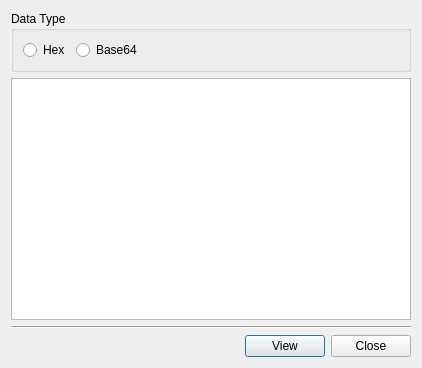
<?xml version="1.0" encoding="UTF-8"?>
<ui version="4.0">
 <class>InsertDataDlg</class>
 <widget class="QDialog" name="InsertDataDlg">
  <property name="geometry">
   <rect>
    <x>0</x>
    <y>0</y>
    <width>418</width>
    <height>368</height>
   </rect>
  </property>
  <property name="windowTitle">
   <string>Insert data</string>
  </property>
  <layout class="QGridLayout" name="gridLayout">
   <item row="3" column="0">
    <layout class="QGridLayout" name="gridLayout_2">
     <property name="topMargin">
      <number>0</number>
     </property>
     <item row="0" column="1">
      <widget class="QPushButton" name="mViewBtn">
       <property name="text">
        <string>View</string>
       </property>
      </widget>
     </item>
     <item row="0" column="2">
      <widget class="QPushButton" name="mCloseBtn">
       <property name="text">
        <string>Close</string>
       </property>
      </widget>
     </item>
     <item row="0" column="0">
      <spacer name="horizontalSpacer_2">
       <property name="orientation">
        <enum>Qt::Horizontal</enum>
       </property>
       <property name="sizeHint" stdset="0">
        <size>
         <width>40</width>
         <height>20</height>
        </size>
       </property>
      </spacer>
     </item>
    </layout>
   </item>
   <item row="0" column="0">
    <widget class="QGroupBox" name="groupBox">
     <property name="minimumSize">
      <size>
       <width>0</width>
       <height>60</height>
      </size>
     </property>
     <property name="title">
      <string>Data Type</string>
     </property>
     <layout class="QHBoxLayout" name="horizontalLayout">
      <item>
       <widget class="QRadioButton" name="mTypeHex">
        <property name="text">
         <string>Hex</string>
        </property>
       </widget>
      </item>
      <item>
       <widget class="QRadioButton" name="mTypeBase64">
        <property name="text">
         <string>Base64</string>
        </property>
       </widget>
      </item>
      <item>
       <spacer name="horizontalSpacer">
        <property name="orientation">
         <enum>Qt::Horizontal</enum>
        </property>
        <property name="sizeHint" stdset="0">
         <size>
          <width>40</width>
          <height>20</height>
         </size>
        </property>
       </spacer>
      </item>
     </layout>
    </widget>
   </item>
   <item row="1" column="0">
    <widget class="QPlainTextEdit" name="mTextData">
     <property name="minimumSize">
      <size>
       <width>400</width>
       <height>200</height>
      </size>
     </property>
    </widget>
   </item>
   <item row="2" column="0">
    <widget class="Line" name="line">
     <property name="orientation">
      <enum>Qt::Horizontal</enum>
     </property>
    </widget>
   </item>
  </layout>
 </widget>
 <tabstops>
  <tabstop>mTypeHex</tabstop>
  <tabstop>mTypeBase64</tabstop>
  <tabstop>mTextData</tabstop>
  <tabstop>mViewBtn</tabstop>
  <tabstop>mCloseBtn</tabstop>
 </tabstops>
 <resources/>
 <connections/>
</ui>
